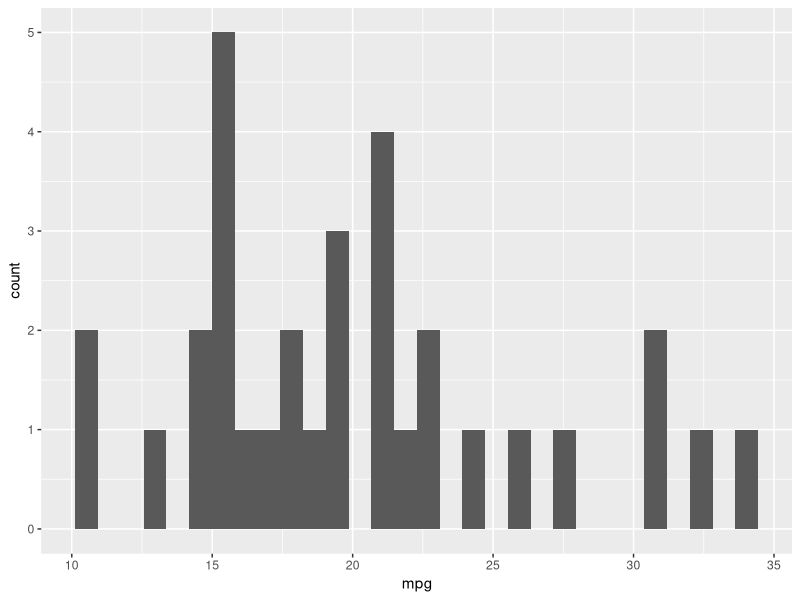
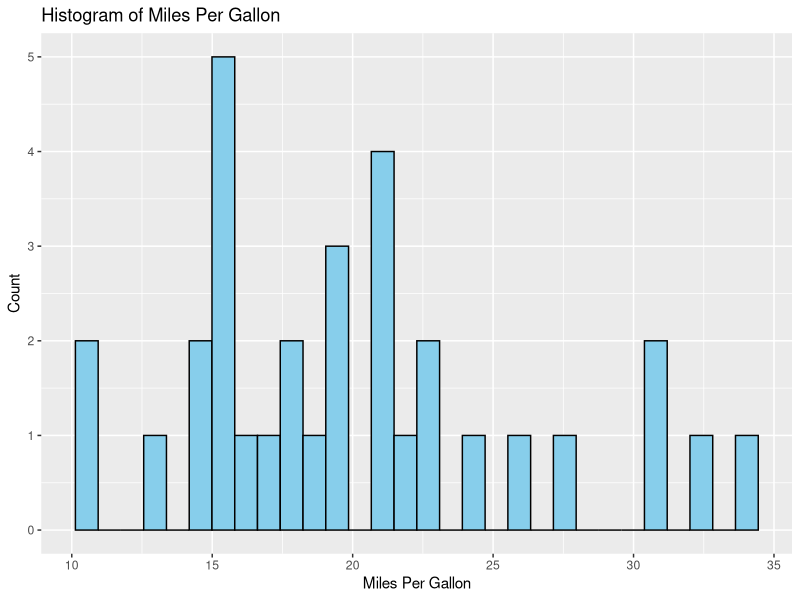
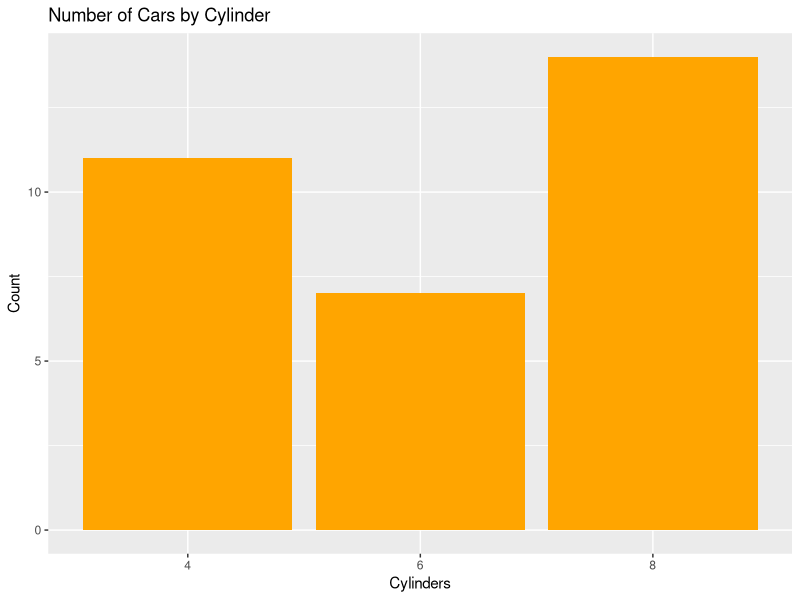
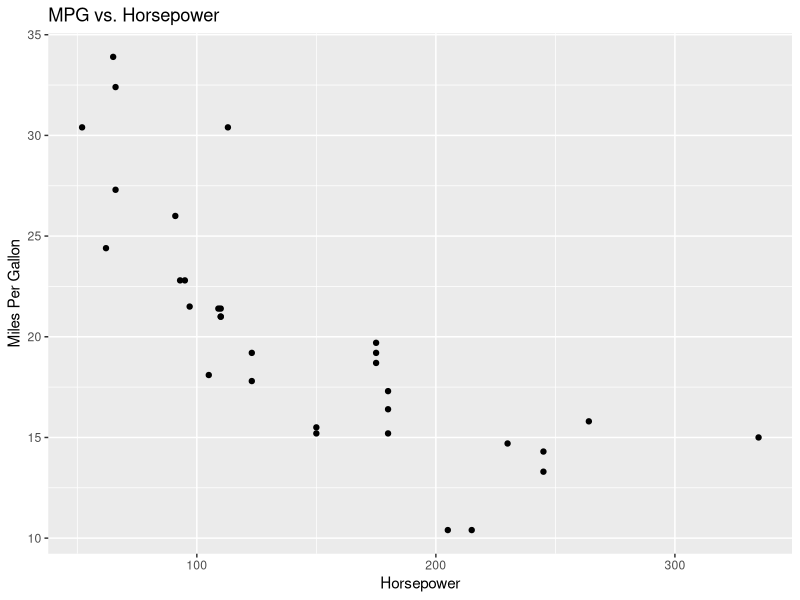
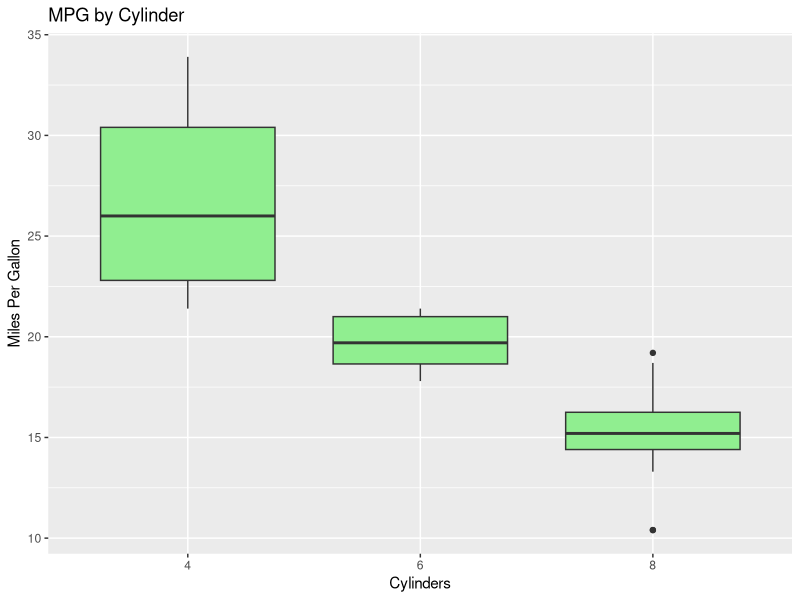
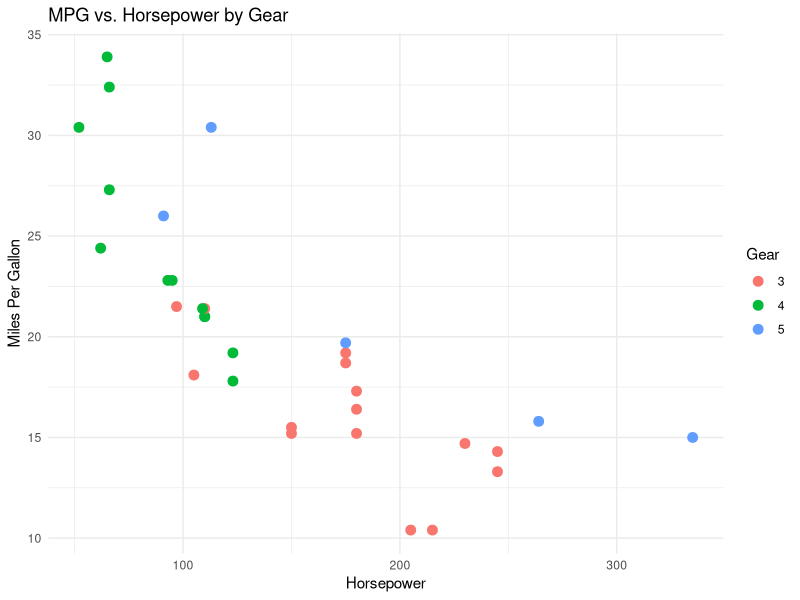

Reproduce these figures in R, in order.
# =============================================================================
# Week 1 R In Class Exercise: Introduction to R and RStudio
# Course: Housing Precarity and Displacement: Racial and Gender Inequality in Gentrification and Eviction
# =============================================================================

# Welcome to your first R coding class! This script will help you get comfortable
# with the basics of R and RStudio. We will cover:
#   - What is R and RStudio?
#   - How to run code
#   - Basic math and variable assignment
#   - Data types in R
#   - Vectors and data frames
#   - Reading in data
#   - Basic data exploration
#   - Introduction to tidyverse

# The goal is to make you comfortable with the basics so you can build on these
# skills in future weeks.

# =============================================================================
# 1. What is R and RStudio?
# -----------------------------------------------------------------------------
# R is a programming language for data analysis and statistics.
# RStudio is an interface (IDE) that makes R easier to use.
# You will be using RStudio, which is already set up for you on the server.

# =============================================================================
# 2. How to Run Code in RStudio
# -----------------------------------------------------------------------------
# - You can run a line of code by clicking on it and pressing Ctrl+Enter (Windows) or Cmd+Enter (Mac).
# - You can also highlight multiple lines and run them together.
# - Try running the line below:

1 + 1  # This should print 2 in the Console

# =============================================================================
# 3. Basic Math and Variables
# -----------------------------------------------------------------------------
# You can use R like a calculator:

2 * 5      # Multiplication
10 / 2     # Division
2^3        # Exponentiation (2 to the power of 3)

# You can store values in variables using the "<-" symbol:

x <- 10    # Assigns the value 10 to x
y <- 5
x + y      # Adds x and y

# You can print the value of a variable by typing its name:

x

# =============================================================================
# 4. Data Types in R
# -----------------------------------------------------------------------------
# R has several types of data:
# - Numeric (numbers)
# - Character (text)
# - Logical (TRUE or FALSE)

a <- 7.5          # Numeric
b <- "Eviction"   # Character (note the quotes)
c <- TRUE         # Logical

# You can check the type of a variable with the class() function:

class(a)
class(b)
class(c)

# =============================================================================
# 5. Vectors: Collections of Values
# -----------------------------------------------------------------------------
# A vector is a list of values of the same type.

numbers <- c(1, 2, 3, 4, 5)      # Numeric vector
names <- c("Alice", "Bob", "Carmen") # Character vector

numbers
names

# You can access elements in a vector using square brackets:

numbers[3]   # The third element (remember: R starts counting at 1)

# =============================================================================
# 6. Data Frames: Tables of Data
# -----------------------------------------------------------------------------
# A data frame is like a spreadsheet or table.

# Let's create a simple data frame:

students <- data.frame(
  name = c("Ana", "Ben", "Carlos"),
  age = c(20, 21, 19),
  gender = c("F", "M", "M")
)

students

# Access a column using $:

students$name

# Access a specific value (row 2, column "age"):

students$age[2]

#
# Side note: What's the difference between an = and <- sign? 
# <- is used to create objects (x <- 10)
# = is used to apply values to a field, vector, or column (x <- data.frame(age = c(20, 21, 19))). 
# Usually you'll use = to 
#

# =============================================================================
# 7. Reading in Data
# -----------------------------------------------------------------------------
# Let's read in a CSV file. We'll use a sample dataset that comes with R.

# First, see where your working directory is:
getwd()

# Let's use the built-in 'mtcars' dataset for now:

data(mtcars)   # Loads the dataset
head(mtcars)   # Shows the first 6 rows

# =============================================================================
# 8. Basic Data Exploration
# -----------------------------------------------------------------------------
# Let's look at some basic information about mtcars:

dim(mtcars)        # Number of rows and columns
names(mtcars)      # Column names
summary(mtcars)    # Summary statistics

# Calculate the mean of a column:

mean(mtcars$mpg)   # Average miles per gallon

# =============================================================================
# 9. Introduction to tidyverse
# -----------------------------------------------------------------------------
# tidyverse is a collection of R packages for data science.
# Let's install and load it (do this only once):

# Uncomment the next line if you have not installed tidyverse before:
# install.packages("tidyverse")

library(tidyverse)

# Let's use tidyverse to select columns and filter rows:

mtcars %>%
  select(mpg, cyl, gear) %>%     # Select only some columns
  filter(mpg > 20)               # Only cars with mpg > 20

# =============================================================================
# 10. Your Turn: Practice!
# -----------------------------------------------------------------------------
# Try these on your own:
# - Create a vector of your favorite foods
# - Make a data frame of three cities and their populations
# - Find the average age in the students data frame

# Example (uncomment and fill in your answers):

# foods <- c("Pizza", "Tacos", "Salad")
# cities <- data.frame(
#   city = c("Richmond", "Oakland", "Berkeley"),
#   population = c(110000, 425000, 120000)
# )
# mean(students$age)

# =============================================================================
# 11. Loading Libraries (with tidyverse)
# -----------------------------------------------------------------------------
# Let's make sure we have the tidyverse package loaded, as it contains many useful tools.

# Uncomment and run if you haven't installed tidyverse before:
# install.packages("tidyverse")

library(tidyverse)  # Loads dplyr, ggplot2, readr, tibble, and more

# =============================================================================
# 12. Data Viewing and Exploration
# -----------------------------------------------------------------------------
# Before we start plotting, let's practice exploring and viewing data.

# View the first few rows:
head(mtcars)

# View the last few rows:
tail(mtcars)

# View the structure of the data frame:
str(mtcars)

# Get a summary of the data:
summary(mtcars)

# View the data in a spreadsheet-like viewer (in RStudio):
View(mtcars)  # This will open a new tab in RStudio

# Check for missing values:
anyNA(mtcars)

# =============================================================================
# 12a. Data Manipulation with dplyr (a package within the tidyverse)
# -----------------------------------------------------------------------------
# The dplyr package (part of tidyverse) provides simple and powerful functions
# for manipulating data. These commands are called "verbs" and let you select,
# filter, arrange, create, and summarize data in a clear and readable way[2][4].

# The most common dplyr commands are:
#   - select(): Pick columns (variables)
#   - filter(): Pick rows based on values
#   - arrange(): Reorder rows
#   - mutate(): Create new columns or change existing ones
#   - summarise(): Collapse data into summary statistics
#   - group_by(): Group data for grouped operations

# Let's practice these using the mtcars dataset.

# ---- 12a.1 select(): Pick Columns ----

# Select only the mpg and cyl columns
mtcars %>%
  select(mpg, cyl)

# ---- 12a.2 filter(): Pick Rows ----

# Filter for cars with more than 6 cylinders
mtcars %>%
  filter(cyl > 6)

# ---- 12a.3 arrange(): Reorder Rows ----

# Arrange cars by mpg, from lowest to highest
mtcars %>%
  arrange(mpg)

# Arrange cars by mpg, from highest to lowest
mtcars %>%
  arrange(desc(mpg))

# ---- 12a.4 mutate(): Create or Change Columns ----

# Add a new column for weight in kilograms (wt is in 1000 lbs)
mtcars %>%
  mutate(wt_kg = wt * 1000 * 0.453592)

# ---- 12a.5 summarise(): Summary Statistics ----

# Find the average mpg for all cars
mtcars %>%
  summarise(avg_mpg = mean(mpg))

# ---- 12a.6 group_by(): Grouped Operations ----

# Find the average mpg for each cylinder group
mtcars %>%
  group_by(cyl) %>%
  summarise(avg_mpg = mean(mpg))

# ---- 12a.7 Chaining Commands with the Pipe (%>%) ----

# You can chain multiple commands together for more complex tasks.
# Example: For cars with more than 4 cylinders, find the average mpg by cylinder group.

mtcars %>%
  filter(cyl > 4) %>%
  group_by(cyl) %>%
  summarise(avg_mpg = mean(mpg))

# ---- 12a.8 Practice: Try These! ----

# - Select the columns hp and wt
# - Filter for cars with mpg greater than 25
# - Arrange cars by horsepower (hp), highest to lowest
# - Create a new column that is mpg divided by cyl
# - Group by gear and find the max mpg for each group

# Example (uncomment and fill in):
# mtcars %>% select(hp, wt)
# mtcars %>% filter(mpg > 25)
# mtcars %>% arrange(desc(hp))
# mtcars %>% mutate(mpg_per_cyl = mpg / cyl)
# mtcars %>% group_by(gear) %>% summarise(max_mpg = max(mpg))

# For more details, see the dplyr documentation and cheatsheets.
# =============================================================================


# =============================================================================
# 13. Creating Plots with ggplot2: Step-by-Step
# -----------------------------------------------------------------------------
# ggplot2 is part of the tidyverse and is used for making plots.
# We'll start with very simple plots and build up.

# ---- 13.1 The Simplest Plot: Histogram of mpg ----

ggplot(mtcars, aes(x = mpg)) +
  geom_histogram()  # Default bins

# ---- 13.2 Add Labels and Change Color ----

ggplot(mtcars, aes(x = mpg)) +
  geom_histogram(fill = "skyblue", color = "black") +
  labs(title = "Histogram of Miles Per Gallon", x = "Miles Per Gallon", y = "Count")

# ---- 13.3 Bar Plot: Number of Cars by Cylinder ----

ggplot(mtcars, aes(x = factor(cyl))) +
  geom_bar(fill = "orange") +
  labs(title = "Number of Cars by Cylinder", x = "Cylinders", y = "Count")

# ---- 13.4 Scatter Plot: MPG vs. Horsepower ----

ggplot(mtcars, aes(x = hp, y = mpg)) +
  geom_point() +
  labs(title = "MPG vs. Horsepower", x = "Horsepower", y = "Miles Per Gallon")

# ---- 13.5 Boxplot: MPG by Cylinder ----

ggplot(mtcars, aes(x = factor(cyl), y = mpg)) +
  geom_boxplot(fill = "lightgreen") +
  labs(title = "MPG by Cylinder", x = "Cylinders", y = "Miles Per Gallon")

# ---- 13.6 Customizing Plots: Themes and Colors ----

ggplot(mtcars, aes(x = hp, y = mpg, color = factor(gear))) +
  geom_point(size = 3) +
  labs(title = "MPG vs. Horsepower by Gear", x = "Horsepower", y = "Miles Per Gallon", color = "Gear") +
  theme_minimal()

# ---- 13.7 Saving a Plot ----

# Save your last plot to a file (uncomment to use):
# ggsave("my_first_plot.png")

# =============================================================================
# 14. Your Turn: Try Making Plots!
# -----------------------------------------------------------------------------
# Try these on your own:
# - Make a histogram of another variable (e.g., hp)
# - Make a scatter plot of wt vs. mpg
# - Make a bar plot of the number of cars by gear

# Example (uncomment and fill in your answers):

# ggplot(mtcars, aes(x = hp)) + geom_histogram()
# ggplot(mtcars, aes(x = wt, y = mpg)) + geom_point()
# ggplot(mtcars, aes(x = factor(gear))) + geom_bar()

# =============================================================================
# 15. Next Steps
# -----------------------------------------------------------------------------
# In future weeks, we will use real data about housing, race, and income.
# We will use the tidyverse and tidycensus packages to explore and analyze data
# about housing precarity and displacement.

# Remember: Coding is a skill you build with practice. Don't be afraid to make mistakes!

# =============================================================================
# END OF WEEK 1 SCRIPT
# =============================================================================
